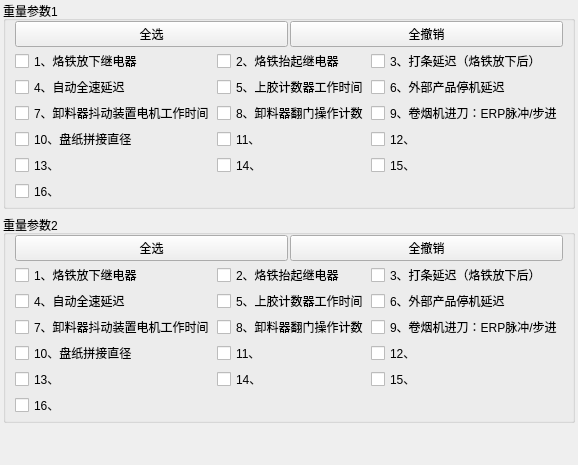
                     <widget class="QWidget" name="csp4">
                      <layout class="QVBoxLayout" name="verticalLayout_38">
                       <property name="leftMargin">
                        <number>3</number>
                       </property>
                       <property name="topMargin">
                        <number>1</number>
                       </property>
                       <property name="rightMargin">
                        <number>3</number>
                       </property>
                       <property name="bottomMargin">
                        <number>2</number>
                       </property>
                       <item>
                        <widget class="QGroupBox" name="groupBox_32">
                         <property name="title">
                          <string>重量参数1</string>
                         </property>
                         <layout class="QVBoxLayout" name="verticalLayout_49">
                          <property name="spacing">
                           <number>2</number>
                          </property>
                          <property name="topMargin">
                           <number>0</number>
                          </property>
                          <property name="bottomMargin">
                           <number>3</number>
                          </property>
                          <item>
                           <layout class="QHBoxLayout" name="horizontalLayout_47">
                            <item>
                             <widget class="QPushButton" name="pb_qx7">
                              <property name="text">
                               <string>全选</string>
                              </property>
                              <attribute name="buttonGroup">
                               <string>buttonGroupQX</string>
                              </attribute>
                             </widget>
                            </item>
                            <item>
                             <widget class="QPushButton" name="pb_qc7">
                              <property name="text">
                               <string>全撤销</string>
                              </property>
                              <attribute name="buttonGroup">
                               <string>buttonGroupQCX</string>
                              </attribute>
                             </widget>
                            </item>
                           </layout>
                          </item>
                          <item>
                           <layout class="QGridLayout" name="gridLayout_12">
                            <item row="0" column="0">
                             <widget class="QCheckBox" name="checkBox_115">
                              <property name="text">
                               <string>1、烙铁放下继电器</string>
                              </property>
                             </widget>
                            </item>
                            <item row="1" column="0">
                             <widget class="QCheckBox" name="checkBox_121">
                              <property name="text">
                               <string>4、自动全速延迟</string>
                              </property>
                             </widget>
                            </item>
                            <item row="2" column="0">
                             <widget class="QCheckBox" name="checkBox_144">
                              <property name="text">
                               <string>7、卸料器抖动装置电机工作时间</string>
                              </property>
                             </widget>
                            </item>
                            <item row="3" column="0">
                             <widget class="QCheckBox" name="checkBox_145">
                              <property name="text">
                               <string>10、盘纸拼接直径</string>
                              </property>
                             </widget>
                            </item>
                            <item row="0" column="2">
                             <widget class="QCheckBox" name="checkBox_146">
                              <property name="text">
                               <string>3、打条延迟（烙铁放下后）</string>
                              </property>
                             </widget>
                            </item>
                            <item row="0" column="1">
                             <widget class="QCheckBox" name="checkBox_147">
                              <property name="text">
                               <string>2、烙铁抬起继电器</string>
                              </property>
                             </widget>
                            </item>
                            <item row="1" column="1">
                             <widget class="QCheckBox" name="checkBox_148">
                              <property name="text">
                               <string>5、上胶计数器工作时间</string>
                              </property>
                             </widget>
                            </item>
                            <item row="2" column="1">
                             <widget class="QCheckBox" name="checkBox_149">
                              <property name="text">
                               <string>8、卸料器翻门操作计数</string>
                              </property>
                             </widget>
                            </item>
                            <item row="3" column="1">
                             <widget class="QCheckBox" name="checkBox_150">
                              <property name="text">
                               <string>11、</string>
                              </property>
                             </widget>
                            </item>
                            <item row="3" column="2">
                             <widget class="QCheckBox" name="checkBox_151">
                              <property name="text">
                               <string>12、</string>
                              </property>
                             </widget>
                            </item>
                            <item row="2" column="2">
                             <widget class="QCheckBox" name="checkBox_152">
                              <property name="text">
                               <string>9、卷烟机进刀：ERP脉冲/步进</string>
                              </property>
                             </widget>
                            </item>
                            <item row="1" column="2">
                             <widget class="QCheckBox" name="checkBox_153">
                              <property name="text">
                               <string>6、外部产品停机延迟</string>
                              </property>
                             </widget>
                            </item>
                            <item row="4" column="0">
                             <widget class="QCheckBox" name="checkBox_175">
                              <property name="text">
                               <string>13、</string>
                              </property>
                             </widget>
                            </item>
                            <item row="4" column="1">
                             <widget class="QCheckBox" name="checkBox_176">
                              <property name="text">
                               <string>14、</string>
                              </property>
                             </widget>
                            </item>
                            <item row="4" column="2">
                             <widget class="QCheckBox" name="checkBox_177">
                              <property name="text">
                               <string>15、</string>
                              </property>
                             </widget>
                            </item>
                            <item row="5" column="0">
                             <widget class="QCheckBox" name="checkBox_178">
                              <property name="text">
                               <string>16、</string>
                              </property>
                             </widget>
                            </item>
                           </layout>
                          </item>
                         </layout>
                        </widget>
                       </item>
                       <item>
                        <widget class="QGroupBox" name="groupBox_33">
                         <property name="title">
                          <string>重量参数2</string>
                         </property>
                         <layout class="QVBoxLayout" name="verticalLayout_50">
                          <property name="spacing">
                           <number>2</number>
                          </property>
                          <property name="topMargin">
                           <number>0</number>
                          </property>
                          <property name="bottomMargin">
                           <number>3</number>
                          </property>
                          <item>
                           <layout class="QHBoxLayout" name="horizontalLayout_48">
                            <item>
                             <widget class="QPushButton" name="pb_qx8">
                              <property name="text">
                               <string>全选</string>
                              </property>
                              <attribute name="buttonGroup">
                               <string>buttonGroupQX</string>
                              </attribute>
                             </widget>
                            </item>
                            <item>
                             <widget class="QPushButton" name="pb_qc8">
                              <property name="text">
                               <string>全撤销</string>
                              </property>
                              <attribute name="buttonGroup">
                               <string>buttonGroupQCX</string>
                              </attribute>
                             </widget>
                            </item>
                           </layout>
                          </item>
                          <item>
                           <layout class="QGridLayout" name="gridLayout_13">
                            <item row="0" column="0">
                             <widget class="QCheckBox" name="checkBox_154">
                              <property name="text">
                               <string>1、烙铁放下继电器</string>
                              </property>
                             </widget>
                            </item>
                            <item row="1" column="0">
                             <widget class="QCheckBox" name="checkBox_155">
                              <property name="text">
                               <string>4、自动全速延迟</string>
                              </property>
                             </widget>
                            </item>
                            <item row="2" column="0">
                             <widget class="QCheckBox" name="checkBox_156">
                              <property name="text">
                               <string>7、卸料器抖动装置电机工作时间</string>
                              </property>
                             </widget>
                            </item>
                            <item row="3" column="0">
                             <widget class="QCheckBox" name="checkBox_157">
                              <property name="text">
                               <string>10、盘纸拼接直径</string>
                              </property>
                             </widget>
                            </item>
                            <item row="4" column="0">
                             <widget class="QCheckBox" name="checkBox_158">
                              <property name="text">
                               <string>13、</string>
                              </property>
                             </widget>
                            </item>
                            <item row="5" column="0">
                             <widget class="QCheckBox" name="checkBox_159">
                              <property name="text">
                               <string>16、</string>
                              </property>
                             </widget>
                            </item>
                            <item row="0" column="2">
                             <widget class="QCheckBox" name="checkBox_160">
                              <property name="text">
                               <string>3、打条延迟（烙铁放下后）</string>
                              </property>
                             </widget>
                            </item>
                            <item row="0" column="1">
                             <widget class="QCheckBox" name="checkBox_161">
                              <property name="text">
                               <string>2、烙铁抬起继电器</string>
                              </property>
                             </widget>
                            </item>
                            <item row="1" column="1">
                             <widget class="QCheckBox" name="checkBox_162">
                              <property name="text">
                               <string>5、上胶计数器工作时间</string>
                              </property>
                             </widget>
                            </item>
                            <item row="2" column="1">
                             <widget class="QCheckBox" name="checkBox_163">
                              <property name="text">
                               <string>8、卸料器翻门操作计数</string>
                              </property>
                             </widget>
                            </item>
                            <item row="3" column="1">
                             <widget class="QCheckBox" name="checkBox_164">
                              <property name="text">
                               <string>11、</string>
                              </property>
                             </widget>
                            </item>
                            <item row="4" column="1">
                             <widget class="QCheckBox" name="checkBox_165">
                              <property name="text">
                               <string>14、</string>
                              </property>
                             </widget>
                            </item>
                            <item row="3" column="2">
                             <widget class="QCheckBox" name="checkBox_167">
                              <property name="text">
                               <string>12、</string>
                              </property>
                             </widget>
                            </item>
                            <item row="4" column="2">
                             <widget class="QCheckBox" name="checkBox_168">
                              <property name="text">
                               <string>15、</string>
                              </property>
                             </widget>
                            </item>
                            <item row="2" column="2">
                             <widget class="QCheckBox" name="checkBox_170">
                              <property name="text">
                               <string>9、卷烟机进刀：ERP脉冲/步进</string>
                              </property>
                             </widget>
                            </item>
                            <item row="1" column="2">
                             <widget class="QCheckBox" name="checkBox_171">
                              <property name="text">
                               <string>6、外部产品停机延迟</string>
                              </property>
                             </widget>
                            </item>
                           </layout>
                          </item>
                         </layout>
                        </widget>
                       </item>
                       <item>
                        <spacer name="verticalSpacer_8">
                         <property name="orientation">
                          <enum>Qt::Vertical</enum>
                         </property>
                         <property name="sizeHint" stdset="0">
                          <size>
                           <width>20</width>
                           <height>40</height>
                          </size>
                         </property>
                        </spacer>
                       </item>
                      </layout>
                     </widget>
